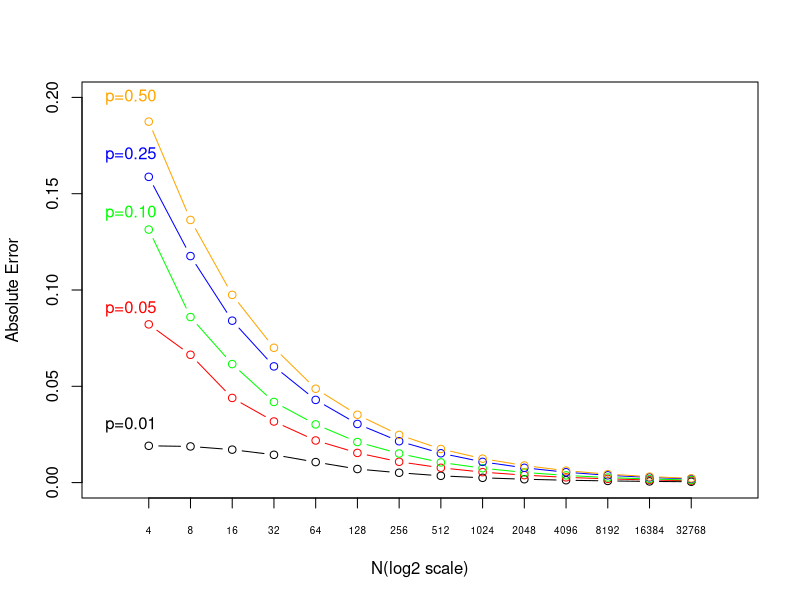
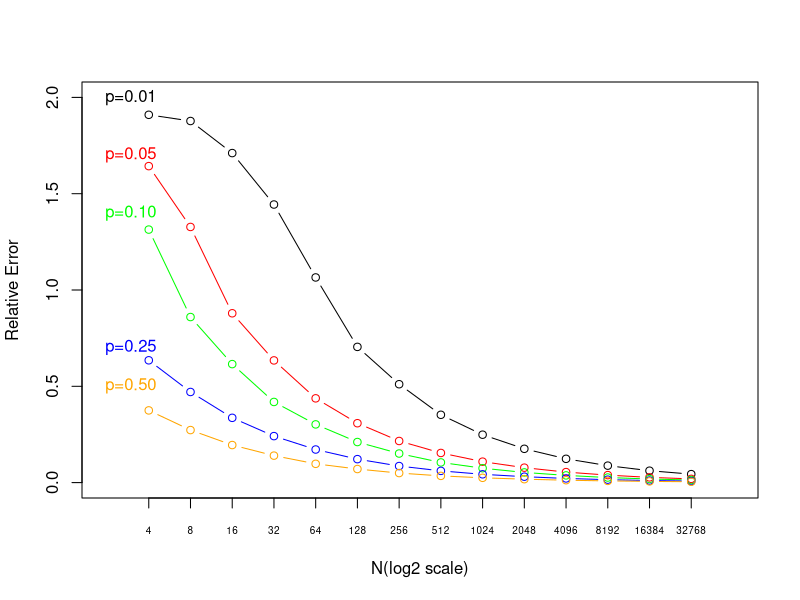
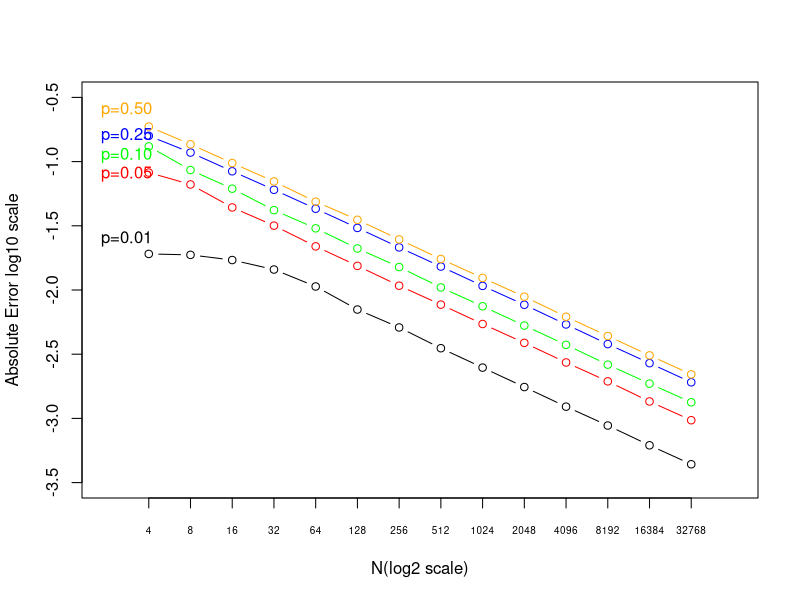
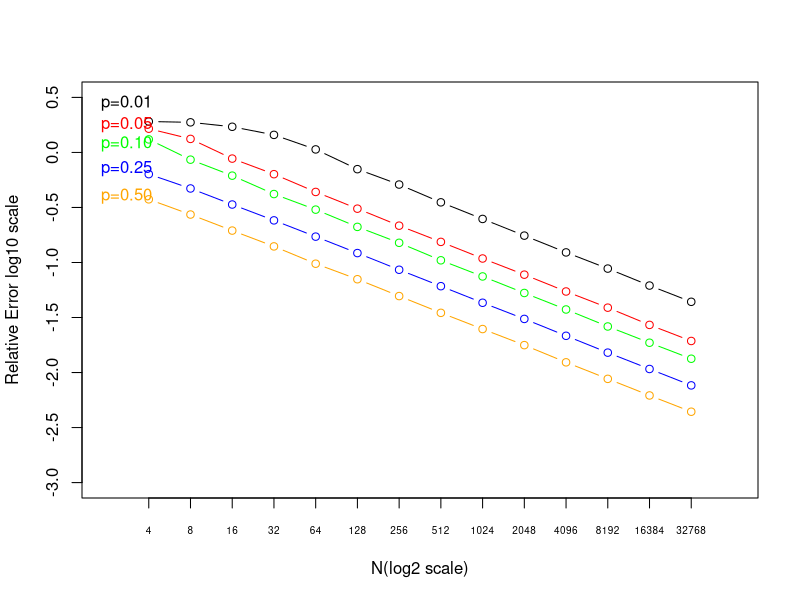

Recreate these plots in R, in order.
## ---- chunk 1

absolute_error_matrix<-matrix(data<-NA,nrow=5,ncol=14)
p_simulation<- rep(NA, 14)
absolute_error<-rep(NA, 14)
n<-rep(NA, 14)
p<-c(0.01,0.05, 0.10, 0.25, 0.50)
for (i in 1:5) {
  
for (j in 2:15){

absolute_error[j-1]<-mean(abs(rbinom(10000,2^j,p[i])/(2^j)-p[i])) 

absolute_error_matrix[i,j-1]<-absolute_error[j-1]

}

}


ae1<-absolute_error_matrix[1,]
ae2<-absolute_error_matrix[2,]
ae3<-absolute_error_matrix[3,]
ae4<-absolute_error_matrix[4,]
ae5<-absolute_error_matrix[5,]


plot(ae1,type="b",xlim=c(0,15),ylim=c(0,0.2), xlab="N(log2 scale)",ylab="Absolute Error",xaxt="n")
lines(ae2,type="b",xlim=c(0,15),col="red",ylim=c(0,0.2)) 
lines(ae3,type="b",xlim=c(0,15),col="green",ylim=c(0,0.2))
lines(ae4,type="b",xlim=c(0,15),col="blue",ylim=c(0,0.2))
lines(ae5,type="b",xlim=c(0,15),col="orange",ylim=c(0,0.2))
axis(1,at=1:14,labels=c("4","8","16","32","64","128","256","512","1024","2048","4096","8192","16384","32768"),cex.axis=0.6)
text(2.4,0.2,"p=0.50",2,col="orange")
text(2.4,0.17,"p=0.25",2,col="blue")
text(2.4,0.14,"p=0.10",2,col="green")
text(2.4,0.09,"p=0.05",2,col="red")
text(2.4,0.03,"p=0.01",2,col="black")
## ---- chunk 2
relative_error_matrix<-matrix(data<-NA,nrow=5,ncol=14)
for (i in 1:5){
  
relative_error_matrix[i,]<-absolute_error_matrix[i,]/p[i]

}

re1<-relative_error_matrix[1,]
re2<-relative_error_matrix[2,]
re3<-relative_error_matrix[3,]
re4<-relative_error_matrix[4,]
re5<-relative_error_matrix[5,]

plot(re1,type="b",xlim=c(0,15),ylim=c(0,2), xaxt="n",xlab="N(log2 scale)",ylab="Relative Error")
lines(re2,type="b",xlim=c(0,15),col="red",ylim=c(0,2)) 
lines(re3,type="b",xlim=c(0,15),col="green",ylim=c(0,2))
lines(re4,type="b",xlim=c(0,15),col="blue",ylim=c(0,2))
lines(re5,type="b",xlim=c(0,15),col="orange",ylim=c(0,2))
axis(1,at=1:14,labels=c("4","8","16","32","64","128","256","512","1024","2048","4096","8192","16384","32768"),cex.axis=0.6)

text(2.4,2.0,"p=0.01",2,col="black")
text(2.4,1.7,"p=0.05",2,col="red")
text(2.4,1.4,"p=0.10",2,col="green")
text(2.4,0.7,"p=0.25",2,col="blue")
text(2.4,0.5,"p=0.50",2,col="orange")
## ---- chunk 3
absolute_error_matrix_log10_scale <- log10(absolute_error_matrix)
ae1_log10_scale<-absolute_error_matrix_log10_scale[1,]
ae2_log10_scale<-absolute_error_matrix_log10_scale[2,]
ae3_log10_scale<-absolute_error_matrix_log10_scale[3,]
ae4_log10_scale<-absolute_error_matrix_log10_scale[4,]
ae5_log10_scale<-absolute_error_matrix_log10_scale[5,]

plot(ae1_log10_scale,type="b",xlim=c(0,15),ylim=c(-3.5,-0.5), xlab="N(log2 scale)",ylab="Absolute Error log10 scale",xaxt="n")
lines(ae2_log10_scale,xlim=c(0,15),type="b",col="red",ylim=c(-3.5,-0.5)) 
lines(ae3_log10_scale,xlim=c(0,15),type="b",col="green",ylim=c(-3.5,-0.5))
lines(ae4_log10_scale,xlim=c(0,15),type="b",col="blue",ylim=c(-3.5,-0.5))
lines(ae5_log10_scale,xlim=c(0,15),type="b",col="orange",ylim=c(-3.5,-0.5))
axis(1,at=1:14,labels=c("4","8","16","32","64","128","256","512","1024","2048","4096","8192","16384","32768"),cex.axis=0.60)

text(2.3,-0.6,"p=0.50",2,col="orange")
text(2.3,-0.8,"p=0.25",2,col="blue")
text(2.3,-0.95,"p=0.10",2,col="green")
text(2.3,-1.1,"p=0.05",2,col="red")
text(2.3,-1.6,"p=0.01",2,col="black")
## ---- chunk 4
relative_error_matrix_log10_scale<-log10(relative_error_matrix)


re1_log10_scale<-relative_error_matrix_log10_scale[1,]
re2_log10_scale<-relative_error_matrix_log10_scale[2,]
re3_log10_scale<-relative_error_matrix_log10_scale[3,]
re4_log10_scale<-relative_error_matrix_log10_scale[4,]
re5_log10_scale<-relative_error_matrix_log10_scale[5,]

plot(re1_log10_scale,type="b",xlim=c(0,15),ylim=c(-3,0.5), xaxt="n",xlab="N(log2 scale)",ylab="Relative Error log10 scale")
lines(re2_log10_scale,xlim=c(0,15),type="b",col="red",ylim=c(-3,0.5)) 
lines(re3_log10_scale,xlim=c(0,15),type="b",col="green",ylim=c(-3,0.5))
lines(re4_log10_scale,xlim=c(0,15),type="b",col="blue",ylim=c(-3,0.5))
lines(re5_log10_scale,xlim=c(0,15),type="b",col="orange",ylim=c(-3,0.5))
axis(1,at=1:14,labels=c("4","8","16","32","64","128","256","512","1024","2048","4096","8192","16384","32768"),cex.axis=0.60)

text(2.3,0.45,"p=0.01",2,col="black")
text(2.3,0.25,"p=0.05",2,col="red")
text(2.3,0.08,"p=0.10",2,col="green")
text(2.3,-0.15,"p=0.25",2,col="blue")
text(2.3,-0.40,"p=0.50",2,col="orange")
